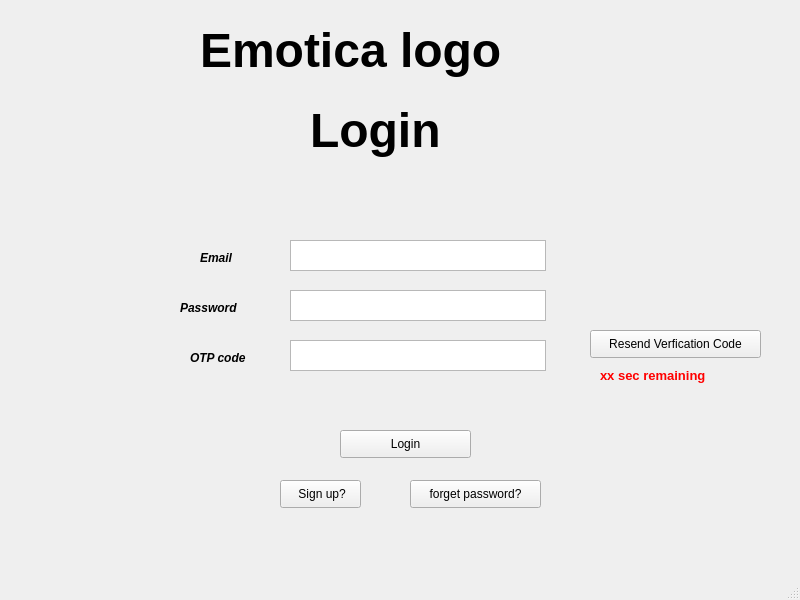
<?xml version="1.0" encoding="UTF-8"?>
<ui version="4.0">
 <class>MainWindow</class>
 <widget class="QMainWindow" name="MainWindow">
  <property name="geometry">
   <rect>
    <x>0</x>
    <y>0</y>
    <width>800</width>
    <height>600</height>
   </rect>
  </property>
  <property name="windowTitle">
   <string>MainWindow</string>
  </property>
  <widget class="QWidget" name="centralwidget">
   <widget class="QPushButton" name="pushButton">
    <property name="geometry">
     <rect>
      <x>280</x>
      <y>480</y>
      <width>81</width>
      <height>28</height>
     </rect>
    </property>
    <property name="text">
     <string> Sign up?</string>
    </property>
   </widget>
   <widget class="QLabel" name="label">
    <property name="geometry">
     <rect>
      <x>310</x>
      <y>90</y>
      <width>181</width>
      <height>81</height>
     </rect>
    </property>
    <property name="text">
     <string>&lt;html&gt;&lt;head/&gt;&lt;body&gt;&lt;p&gt;&lt;span style=&quot; font-size:36pt; font-weight:600;&quot;&gt;Login &lt;/span&gt;&lt;/p&gt;&lt;/body&gt;&lt;/html&gt;</string>
    </property>
   </widget>
   <widget class="QTextBrowser" name="textBrowser_2">
    <property name="geometry">
     <rect>
      <x>290</x>
      <y>290</y>
      <width>256</width>
      <height>31</height>
     </rect>
    </property>
   </widget>
   <widget class="QLabel" name="label_3">
    <property name="geometry">
     <rect>
      <x>180</x>
      <y>300</y>
      <width>71</width>
      <height>16</height>
     </rect>
    </property>
    <property name="text">
     <string>&lt;html&gt;&lt;head/&gt;&lt;body&gt;&lt;p&gt;&lt;span style=&quot; font-weight:600; font-style:italic;&quot;&gt;Password&lt;/span&gt;&lt;/p&gt;&lt;/body&gt;&lt;/html&gt;</string>
    </property>
   </widget>
   <widget class="QPushButton" name="pushButton_2">
    <property name="geometry">
     <rect>
      <x>410</x>
      <y>480</y>
      <width>131</width>
      <height>28</height>
     </rect>
    </property>
    <property name="text">
     <string>forget password?</string>
    </property>
   </widget>
   <widget class="QTextBrowser" name="textBrowser_3">
    <property name="geometry">
     <rect>
      <x>290</x>
      <y>340</y>
      <width>256</width>
      <height>31</height>
     </rect>
    </property>
   </widget>
   <widget class="QLabel" name="label_4">
    <property name="geometry">
     <rect>
      <x>190</x>
      <y>350</y>
      <width>61</width>
      <height>16</height>
     </rect>
    </property>
    <property name="text">
     <string>&lt;html&gt;&lt;head/&gt;&lt;body&gt;&lt;p&gt;&lt;span style=&quot; font-weight:600; font-style:italic;&quot;&gt;OTP code&lt;/span&gt;&lt;/p&gt;&lt;/body&gt;&lt;/html&gt;</string>
    </property>
   </widget>
   <widget class="QPushButton" name="pushButton_3">
    <property name="geometry">
     <rect>
      <x>590</x>
      <y>330</y>
      <width>171</width>
      <height>28</height>
     </rect>
    </property>
    <property name="text">
     <string>Resend Verfication Code</string>
    </property>
   </widget>
   <widget class="QLabel" name="label_5">
    <property name="geometry">
     <rect>
      <x>600</x>
      <y>360</y>
      <width>151</width>
      <height>31</height>
     </rect>
    </property>
    <property name="text">
     <string>&lt;html&gt;&lt;head/&gt;&lt;body&gt;&lt;p&gt;&lt;span style=&quot; font-size:10pt; font-weight:600; color:#ff0000;&quot;&gt;xx sec remaining&lt;/span&gt;&lt;/p&gt;&lt;/body&gt;&lt;/html&gt;</string>
    </property>
   </widget>
   <widget class="QLabel" name="label_6">
    <property name="geometry">
     <rect>
      <x>200</x>
      <y>10</y>
      <width>461</width>
      <height>81</height>
     </rect>
    </property>
    <property name="text">
     <string>&lt;html&gt;&lt;head/&gt;&lt;body&gt;&lt;p&gt;&lt;span style=&quot; font-size:36pt; font-weight:600;&quot;&gt;Emotica logo&lt;/span&gt;&lt;/p&gt;&lt;/body&gt;&lt;/html&gt;</string>
    </property>
   </widget>
   <widget class="QTextBrowser" name="textBrowser_4">
    <property name="geometry">
     <rect>
      <x>290</x>
      <y>240</y>
      <width>256</width>
      <height>31</height>
     </rect>
    </property>
   </widget>
   <widget class="QLabel" name="label_7">
    <property name="geometry">
     <rect>
      <x>200</x>
      <y>250</y>
      <width>41</width>
      <height>16</height>
     </rect>
    </property>
    <property name="text">
     <string>&lt;html&gt;&lt;head/&gt;&lt;body&gt;&lt;p&gt;&lt;span style=&quot; font-weight:600; font-style:italic;&quot;&gt;Email&lt;/span&gt;&lt;/p&gt;&lt;/body&gt;&lt;/html&gt;</string>
    </property>
   </widget>
   <widget class="QPushButton" name="pushButton_4">
    <property name="geometry">
     <rect>
      <x>340</x>
      <y>430</y>
      <width>131</width>
      <height>28</height>
     </rect>
    </property>
    <property name="text">
     <string>Login</string>
    </property>
   </widget>
  </widget>
  <widget class="QStatusBar" name="statusbar"/>
 </widget>
 <resources/>
 <connections/>
</ui>
